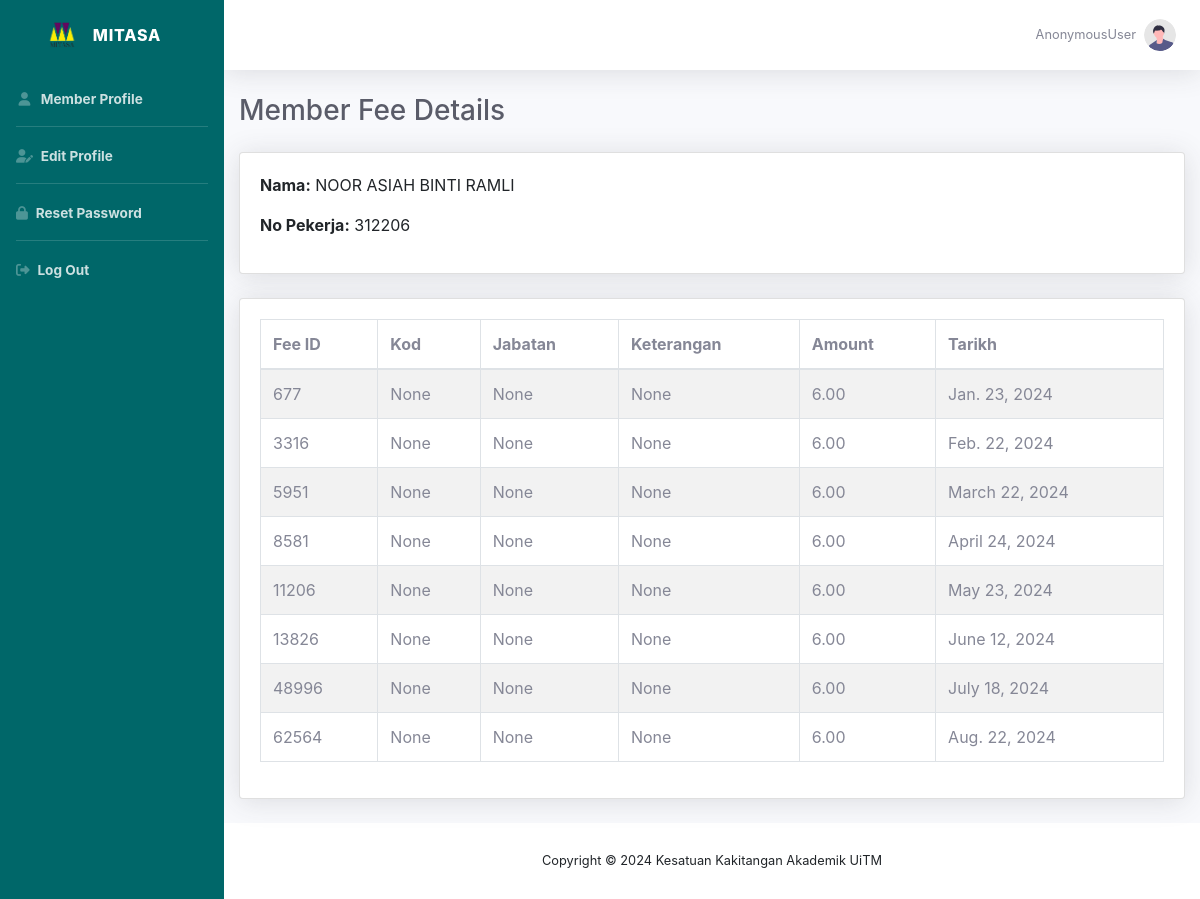
Screenshot of /member/1/fees/ with the database file from the repository.
### member/models.py (models this page shows, shortened)
class Member(models.Model):
    JANTINA = (
        ('Lelaki','Lelaki'),
        ('Perempuan', 'Perempuan')
    )
    CAWANGAN = (
        ('SHAH ALAM', 'SHAH ALAM'),
        ('PUNCAK ALAM', 'PUNCAK ALAM'),
        ('PUNCAK PERDANA', 'PUNCAK PERDANA'),
        ('SUNGAI BULOH', 'SUNGAI BULOH'),
        ('DENGKIL', 'DENGKIL'),
        ('SERI ISKANDAR', 'SERI ISKANDAR'),
        ('TAPAH', 'TAPAH'),
        ('SEGAMAT', 'SEGAMAT'),
        ('PASIR GUDANG', 'PASIR GUDANG'),
        ('SUNGAI PETANI', 'SUNGAI PETANI'),
        ('MACHANG', 'MACHANG'),
        ('KOTA BHARU', 'KOTA BHARU'),
        ('ALOR GAJAH', 'ALOR GAJAH'),
        ('BANDARAYA MELAKA', 'BANDARAYA MELAKA'),
        ('JASIN', 'JASIN'),
        ('KUALA PILAH', 'KUALA PILAH'),
        ('SEREMBAN', 'SEREMBAN'),
        ('REMBAU', 'REMBAU'),
        ('JENGKA', 'JENGKA'),
        ('RAUB', 'RAUB'),
        ('KUANTAN', 'KUANTAN'),
        ('PERMATANG PAUH', 'PERMATANG PAUH'),
        ('BERTAM', 'BERTAM'),
        ('ARAU', 'ARAU'),
        ('KUALA TERENGGANU', 'KUALA TERENGGANU'),
        ('BUKIT BESI', 'BUKIT BESI'),
        ('DUNGUN', 'DUNGUN'),
        ('KOTA KINABALU', 'KOTA KINABALU'),
        ('TAWAU', 'TAWAU'),
        ('SAMARAHAN 2', 'SAMARAHAN 2'),
        ('MUKAH', 'MUKAH'),
        ('Lain - Lain', 'Lain - Lain'),
    )
    FAKULTI = (
        ('FAKULTI FARMASI', 'FAKULTI FARMASI'),
        ('FAKULTI PERLADANGAN & AGROTEKNOLOGI', 'FAKULTI PERLADANGAN & AGROTEKNOLOGI'),
        ('FAKULTI SAINS KESIHATAN', 'FAKULTI SAINS KESIHATAN'),
        ('KOLEJ PENGAJIAN ALAM BINA', 'KOLEJ PENGAJIAN ALAM BINA'),
        ('KOLEJ PENGAJIAN KEJURUTERAAN', 'KOLEJ PENGAJIAN KEJURUTERAAN'),
        ('FAKULTI PERUBATAN', 'FAKULTI PERUBATAN'),
        ('KOLEJ PENGAJIAN PENGKOMPUTERAN, INFORMATIK & MATEMATIK', 'KOLEJ PENGAJIAN PENGKOMPUTERAN, INFORMATIK & MATEMATIK'),
        ('FAKULTI PERGIGIAN', 'FAKULTI PERGIGIAN'),
        ('FAKULTI SAINS GUNAAN', 'FAKULTI SAINS GUNAAN'),
        ('FAKULTI SAINS SUKAN & REKREASI', 'FAKULTI SAINS SUKAN & REKREASI'),
        ('KOLEJ PENGAJIAN SENI KREATIF', 'KOLEJ PENGAJIAN SENI KREATIF'),
        ('FAKULTI SAINS PENTADBIRAN & PENGAJIAN POLISI', 'FAKULTI SAINS PENTADBIRAN & PENGAJIAN POLISI'),
        ('FAKULTI KOMUNIKASI & PENGAJIAN MEDIA', 'FAKULTI KOMUNIKASI & PENGAJIAN MEDIA'),
        ('FAKULTI UNDANG-UNDANG', 'FAKULTI UNDANG-UNDANG'),
        ('FAKULTI PENDIDIKAN', 'FAKULTI PENDIDIKAN'),
        ('FAKULTI PENGURUSAN & PERNIAGAAN', 'FAKULTI PENGURUSAN & PERNIAGAAN'),
        ('FAKULTI PENGURUSAN HOTEL & PELANCONGAN', 'FAKULTI PENGURUSAN HOTEL & PELANCONGAN'),
        ('FAKULTI PERAKAUNAN', 'FAKULTI PERAKAUNAN'),
        ('Lain - Lain', 'Lain - Lain'),
    )
    BANGSA = (
        ('Melayu','Melayu'),
        ('Cina','Cina'),
        ('India','India'),
        ('Sabah','Sabah'),
        ('Sarawak','Sarawak'),
        ('Lain-Lain','Lain-Lain'),
    )
    STATUS = (
    ('Not a Member', 'Not a Member'),
    ('New Member', 'New Member'),
    ('Member', 'Member'),
    ('Anomaly', 'Anomaly')
)
    user = models.OneToOneField(User, null=True, on_delete=models.CASCADE, blank=True)
    data_created = models.DateTimeField(auto_now_add=True, null=True)
    nama = models.CharField(max_length=200, null=True)
    noPekerja = models.CharField(max_length=50, null=True)
    fakulti = models.CharField(max_length=200, null=True, choices=FAKULTI)
    email = models.CharField(max_length=200, null=True)
    tarikhLahir = models.DateField(null=True)
    noIC = models.CharField(max_length=200, null=True)
    noTel = models.CharField(max_length=200, null=True)
    cawangan = models.CharField(max_length=200, null=True, choices=CAWANGAN)
    alamat = models.CharField(max_length=200, null=True)
    tarikhPencen = models.DateField(null=True)
    namaPW = models.CharField(max_length=200, null=True)
    noTelPW = models.CharField(max_length=200, null=True)
    emailAlt = models.CharField(max_length=200, null=True)
    jantina = models.CharField(max_length=200, null=True, choices=JANTINA)
    bangsa = models.CharField(max_length=200, null=True, choices=BANGSA)
    jbtnPTJ = models.CharField(max_length=200, null=True, blank=True)
    status = models.CharField(max_length=200, null=True, choices=STATUS, default='Waiting for Approval', blank=True)

class MemberFee(models.Model):
    member = models.ForeignKey(Member, null=True, on_delete=models.CASCADE, related_name='fees', blank=True)
    kod = models.CharField(max_length=200, null=True, blank=True)
    jbtn = models.CharField(max_length=200, null=True, blank=True)
    keterangan = models.CharField(max_length=200, null=True, blank=True)
    noPekerja = models.CharField(max_length=200, null=True, blank=True)
    nama = models.CharField(max_length=200, null=True, blank=True)
    noIC = models.CharField(max_length=200, null=True, blank=True)
    amount = models.DecimalField(max_digits=10, decimal_places=2, null=True, blank=True )
    date = models.DateField(null=True, blank=True)

### member/views.py (the view)
# urls.py: path('member/<int:member_id>/fees/', views.member_fee_detail, name='member_fee_detail'),
def member_fee_detail(request, member_id):
    member = get_object_or_404(Member, id=member_id)
    member_fees = member.fees.all()
    context = {
        'member': member,
        'member_fees': member_fees,
    }
    return render(request, 'member/member_fee_detail.html', context)

### member/templates/member/member_fee_detail.html
{% extends "member/main.html" %}
{% load static %}
{% block content %}
<div class="container-fluid">
    <h1 class="h3 mb-4 text-gray-800">Member Fee Details</h1>
    <div class="row">
        <div class="col">
            <div class="card shadow mb-4">
                <div class="card-body">
                    <p><strong>Nama:</strong> {{ member.nama }}</p>
                    <p><strong>No Pekerja:</strong> {{ member.noPekerja }}</p>
                </div>
            </div>
        </div>
    </div>
    <div class="row">
        <div class="col">
            <div class="card shadow mb-4">
                <div class="card-body">
                    <div class="table-responsive">
                        <table class="table table-bordered table-striped" id="example" width="100%" cellspacing="0">
                            <thead>
                                <tr>
                                    <th>Fee ID</th>
                                    <th>Kod</th>
                                    <th>Jabatan</th>
                                    <th>Keterangan</th>
                                    <th>Amount</th>
                                    <th>Tarikh</th>
                                </tr>
                            </thead>
                            <tbody>
                                {% for fee in member_fees %}
                                <tr>
                                    <td>{{ fee.id }}</td>
                                    <td>{{ fee.kod }}</td>
                                    <td>{{ fee.jbtn }}</td>
                                    <td>{{ fee.keterangan }}</td>
                                    <td>{{ fee.amount }}</td>
                                    <td>{{ fee.date }}</td>
                                </tr>
                                {% endfor %}
                            </tbody>
                        </table>
                    </div>
                </div>
            </div>
        </div>
    </div>
</div>
{% endblock content %}

### rows the page displays
Member: nama "NOOR ASIAH BINTI RAMLI", noPekerja "312206"
MemberFee: id "677", kod "None", jbtn "None", keterangan "None", amount "6.00", date "Jan. 23, 2024"
MemberFee: id "3316", kod "None", jbtn "None", keterangan "None", amount "6.00", date "Feb. 22, 2024"

### other values shown
{{ request.user }} "AnonymousUser"
